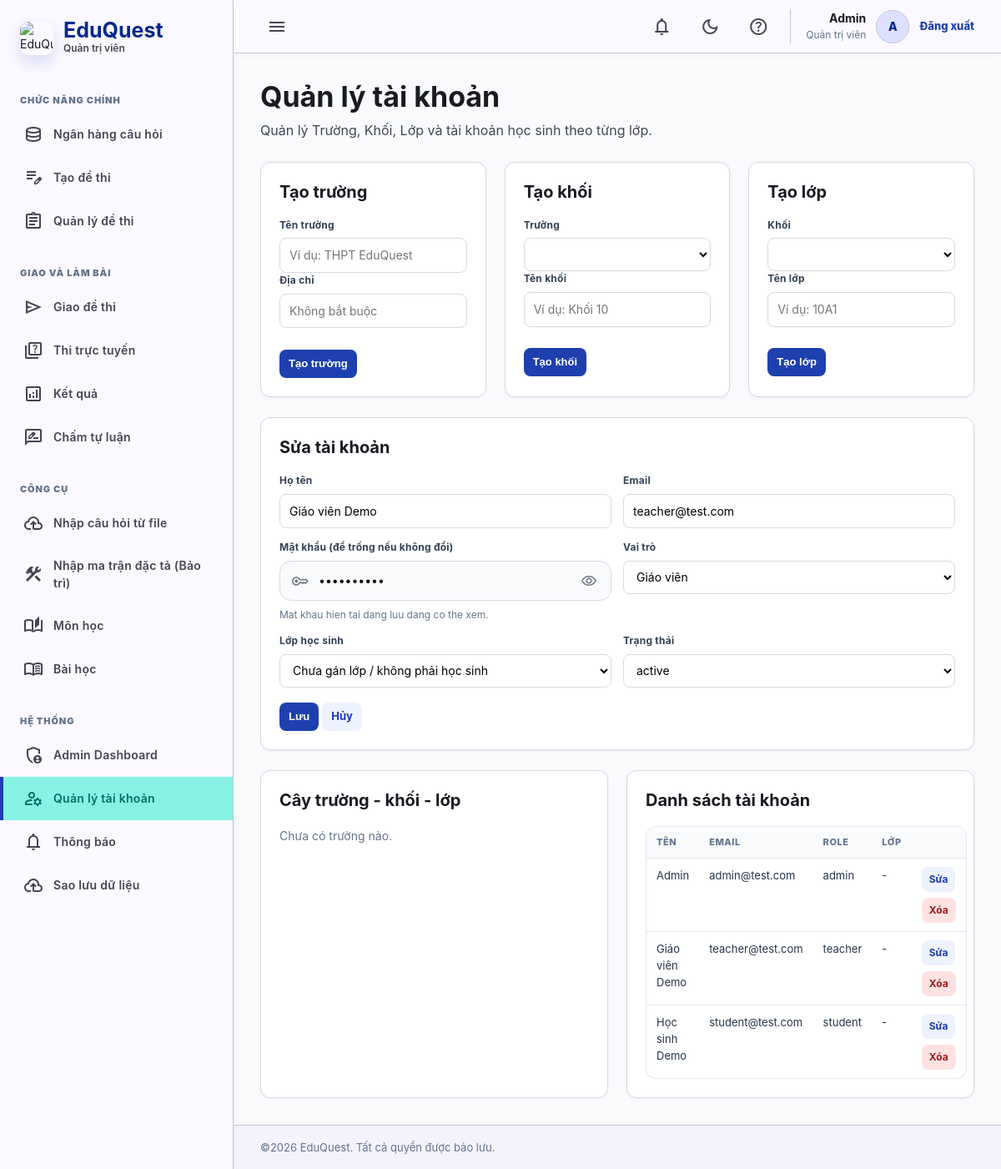
/users.php?edit=2 (signed in), run on the app's committed database.
### tables this page shows
CREATE TABLE IF NOT EXISTS users (
  id INT AUTO_INCREMENT PRIMARY KEY,
  name VARCHAR(120) NOT NULL,
  email VARCHAR(160) NOT NULL UNIQUE,
  password VARCHAR(255) NOT NULL,
  role ENUM('admin','teacher','student') NOT NULL DEFAULT 'student',
  status ENUM('active','locked') NOT NULL DEFAULT 'active',
  class_id INT NULL,
  created_at TIMESTAMP DEFAULT CURRENT_TIMESTAMP
);

### includes/functions.php (called while the page is built, shortened)
<?php
require_once __DIR__ . '/../config/database.php';
function e($value): string { return htmlspecialchars((string)$value, ENT_QUOTES, 'UTF-8'); }
function current_user(): ?array { return $_SESSION['user'] ?? null; }
function ensure_school_structure_tables(): void {
    $userColumns = db()->query('SHOW COLUMNS FROM users')->fetchAll(PDO::FETCH_COLUMN);
}
function school_tree(): array {
    ensure_school_structure_tables();
    $schools = [];
    foreach (db()->query('SELECT * FROM schools ORDER BY name')->fetchAll() as $school) {
        $school['grades'] = [];
        $schools[(int)$school['id']] = $school;
    }
    $grades = [];
    foreach (db()->query('SELECT * FROM school_grades ORDER BY name')->fetchAll() as $grade) {
        $grade['classes'] = [];
        $grades[(int)$grade['id']] = $grade;
    }
    foreach (db()->query('SELECT * FROM school_classes ORDER BY name')->fetchAll() as $class) {
        $gradeId = (int)$class['grade_id'];
        if (isset($grades[$gradeId])) $grades[$gradeId]['classes'][(int)$class['id']] = $class + ['students' => []];
    }
    foreach (db()->query('SELECT id,name,email,status,class_id FROM users WHERE role="student" ORDER BY name')->fetchAll() as $student) {
        $classId = (int)($student['class_id'] ?? 0);
        foreach ($grades as &$grade) {
            if (isset($grade['classes'][$classId])) {
                $grade['classes'][$classId]['students'][] = $student;
                break;
            }
        }
        unset($grade);
    }
    return $schools;
}

### config/database.php (called while the page is built, shortened)
<?php
function db(): PDO {
    static $pdo = null;
    if ($pdo) return $pdo;
    $dsn = 'mysql:host=' . DB_HOST . ';dbname=' . DB_NAME . ';charset=' . DB_CHARSET;
    $pdo = new PDO($dsn, DB_USER, DB_PASS, [
        PDO::ATTR_ERRMODE => PDO::ERRMODE_EXCEPTION,
        PDO::ATTR_DEFAULT_FETCH_MODE => PDO::FETCH_ASSOC,
        PDO::ATTR_EMULATE_PREPARES => false,
        PDO::MYSQL_ATTR_INIT_COMMAND => 'SET NAMES utf8mb4',
    ]);
    return $pdo;
}

### users.php (the view, shortened to what this page needs)
<?php
require_once __DIR__ . '/includes/functions.php';
$current = current_user();
$isAdmin = ($current['role'] ?? '') === 'admin';
$edit = null;
if ($isAdmin && isset($_GET['edit'])) {
    $st = db()->prepare('SELECT * FROM users WHERE id=?');
    $st->execute([(int)$_GET['edit']]);
    $edit = $st->fetch();
}
$passwordValue = '';
$passwordNote = '';
if ($edit) {
    $info = password_get_info((string)$edit['password']);
    if (($info['algo'] ?? 0) === 0) {
        $passwordValue = (string)$edit['password'];
        $passwordNote = 'Mat khau hien tai dang luu dang co the xem.';
    } else {
        $passwordNote = 'Mat khau da ma hoa. Nhap mat khau moi neu muon doi.';
    }
}
$tree = school_tree();
$users = db()->query('SELECT u.*,c.name class_name,g.name grade_name,s.name school_name
    FROM users u
    LEFT JOIN school_classes c ON c.id=u.class_id
    LEFT JOIN school_grades g ON g.id=c.grade_id
    LEFT JOIN schools s ON s.id=g.school_id
    ORDER BY u.created_at DESC')->fetchAll();
include __DIR__ . '/includes/header.php';
?>
<div class="page-heading">
  <div>
    <h1>Quản lý tài khoản</h1>
    <p>Quản lý Trường, Khối, Lớp và tài khoản học sinh theo từng lớp.</p>
  </div>
</div>
<?php if ($isAdmin): ?>
<div class="grid grid-3">
  <div class="card">
    <h2>Tạo trường</h2>
    <form method="post">
      <label>Tên trường</label><input name="school_name" required placeholder="Ví dụ: THPT EduQuest">
      <label>Địa chỉ</label><input name="address" placeholder="Không bắt buộc">
      <br><br><button class="btn primary">Tạo trường</button>
    </form>
  </div>
  <div class="card">
    <h2>Tạo khối</h2>
    <form method="post">
      <label>Trường</label>
      <select name="school_id" required>
      </select>
      <label>Tên khối</label><input name="grade_name" required placeholder="Ví dụ: Khối 10">
      <br><br><button class="btn primary">Tạo khối</button>
    </form>
  </div>
  <div class="card">
    <h2>Tạo lớp</h2>
    <form method="post">
      <label>Khối</label>
      <select name="grade_id" required>
      </select>
      <label>Tên lớp</label><input name="class_name" required placeholder="Ví dụ: 10A1">
      <br><br><button class="btn primary">Tạo lớp</button>
    </form>
  </div>
</div>
<div class="card" style="margin-top:24px">
  <h2><?= $edit ? 'Sửa' : 'Thêm' ?> tài khoản</h2>
  <form method="post">
    <div class="form-row">
      <div><label>Họ tên</label><input name="name" required value="<?= e($edit['name'] ?? '') ?>"></div>
      <div><label>Email</label><input name="email" type="email" required value="<?= e($edit['email'] ?? '') ?>"></div>
    </div>
    <div class="form-row">
      <div>
        <label>Mật khẩu <?= $edit ? '(để trống nếu không đổi)' : '' ?></label>
        <div class="input-icon password-field">
          <span class="material-symbols-outlined">key</span>
          <input name="password" type="password" value="<?= e($passwordValue) ?>" <?= $edit ? '' : 'required' ?>>
          <button class="password-toggle" type="button" data-password-toggle title="Ẩn/hiện mật khẩu"><span class="material-symbols-outlined">visibility</span></button>
        </div>
        <?php if ($passwordNote): ?><p class="muted password-note"><?= e($passwordNote) ?></p><?php endif; ?>
      </div>
      <div>
        <label>Vai trò</label>
        <select name="role">
          <?php foreach (['admin' => 'Admin', 'teacher' => 'Giáo viên', 'student' => 'Học sinh'] as $k => $v): ?>
            <option value="<?= $k ?>" <?= ($edit['role'] ?? 'student') === $k ? 'selected' : '' ?>><?= $v ?></option>
          <?php endforeach; ?>
        </select>
      </div>
    </div>
    <div class="form-row">
      <div>
        <label>Lớp học sinh</label>
        <select name="class_id">
          <option value="">Chưa gán lớp / không phải học sinh</option>
        </select>
      </div>
      <div>
        <label>Trạng thái</label>
        <select name="status">
          <option value="active" <?= ($edit['status'] ?? 'active') === 'active' ? 'selected' : '' ?>>active</option>
        </select>
      </div>
    </div>
    <button class="btn primary">Lưu</button>
    <?php if ($edit): ?><a class="btn ghost" href="users.php">Hủy</a><?php endif; ?>
  </form>
</div>
<?php endif; ?>
<div class="grid grid-2" style="margin-top:24px">
  <div class="card">
    <h2>Cây trường - khối - lớp</h2>
    <?php if (!$tree): ?><p class="muted">Chưa có trường nào.</p><?php endif; ?>
  </div>
  <div class="card">
    <h2>Danh sách tài khoản</h2>
    <table class="table">
      <tr><th>Tên</th><th>Email</th><th>Role</th><th>Lớp</th><?php if ($isAdmin): ?><th></th><?php endif; ?></tr>
      <?php foreach ($users as $u): ?>
        <tr>
          <td><?= e($u['name']) ?></td>
          <td><?= e($u['email']) ?></td>
          <td><?= e($u['role']) ?></td>
          <td><?= e(trim(($u['school_name'] ? $u['school_name'] . ' - ' : '') . ($u['grade_name'] ? $u['grade_name'] . ' - ' : '') . ($u['class_name'] ?? '')) ?: '-') ?></td>
          <?php if ($isAdmin): ?>
            <td class="actions">
              <a class="btn ghost" href="?edit=<?= e($u['id']) ?>">Sửa</a>
              <a class="btn danger" data-confirm="Xóa tài khoản?" href="?delete=<?= e($u['id']) ?>">Xóa</a>
            </td>
          <?php endif; ?>
        </tr>
      <?php endforeach; ?>
    </table>
  </div>
</div>
<?php include __DIR__ . '/includes/footer.php'; ?>

### includes/header.php (shortened to what this page needs)
<?php
require_once __DIR__ . '/functions.php';
$user = current_user();
$roleNames = ['admin' => 'Quản trị viên', 'teacher' => 'Giáo viên', 'student' => 'Học sinh'];
?>
<!doctype html>
<html lang="vi">
<head>
  <link rel="stylesheet" href="assets/css/style.css?v=20260629-user-activity-dashboard">
</head>
<body>
<?php if ($user): ?>
<aside class="sidebar">
  <div class="brand">
    <img class="brand-logo" src="img/logoeduquest.png" alt="EduQuest">
    <div>
      <strong>EduQuest</strong>
      <small><?= e($roleNames[$user['role']] ?? 'School Portal') ?></small>
    </div>
  </div>
  <?php include __DIR__ . '/sidebar.php'; ?>
</aside>
<main class="main">
<header class="topbar">
  <button class="icon-btn sidebar-toggle" data-sidebar-toggle type="button" title="Thu/mở menu"><span class="material-symbols-outlined">menu</span></button>
  <div class="top-actions">
    <div class="notification-shell" data-notification-shell>
      <button class="icon-btn" type="button" title="Th&#244;ng b&#225;o" data-notification-toggle>
        <span class="material-symbols-outlined">notifications</span>
      </button>
    </div>
    <button class="icon-btn" type="button" title="Dark mode" data-dark-toggle><span class="material-symbols-outlined">dark_mode</span></button>
    <button class="icon-btn" type="button" title="Trợ giúp"><span class="material-symbols-outlined">help</span></button>
    <div class="userbox">
      <div class="user-meta">
        <strong><?= e($user['name']) ?></strong>
        <small><?= e($roleNames[$user['role']] ?? $user['role']) ?></small>
      </div>
      <div class="avatar"><?= e(mb_substr($user['name'], 0, 1)) ?></div>
      <a href="logout.php">Đăng xuất</a>
    </div>
  </div>
</header>
<section class="content">
<?php endif; ?>

### data on the page
users: role "Quản trị viên", name "Admin", name "A", email "admin@test.com", role "admin", class_name "-"
users: name "Giáo viên Demo", email "teacher@test.com", password "Mat khau hien tai dang luu dang co the xem.", role "Giáo viên", status "active", role "teacher", class_name "-"
users: name "Học sinh Demo", email "student@test.com", role "student", class_name "-"

### other printed values
$section['label'] "CHỨC NĂNG CHÍNH"
$item[2] "Ngân hàng câu hỏi"
$item[2] "Tạo đề thi"
$item[2] "Quản lý đề thi"
$section['label'] "GIAO VÀ LÀM BÀI"
$item[2] "Giao đề thi"
$item[2] "Thi trực tuyến"
$item[2] "Kết quả"
$item[2] "Chấm tự luận"
$section['label'] "CÔNG CỤ"
$item[2] "Nhập câu hỏi từ file"
$item[2] "Nhập ma trận đặc tả (Bảo trì)"
$item[2] "Môn học"
$item[2] "Bài học"
$section['label'] "HỆ THỐNG"
